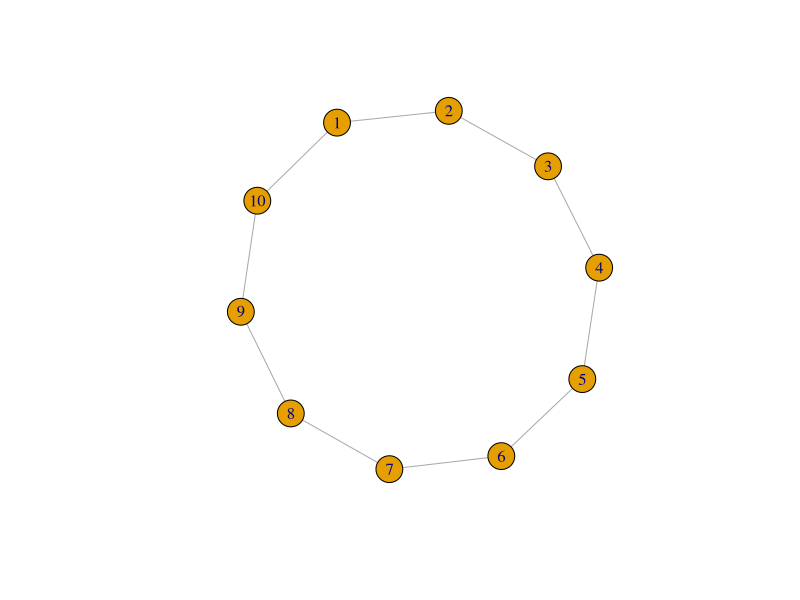
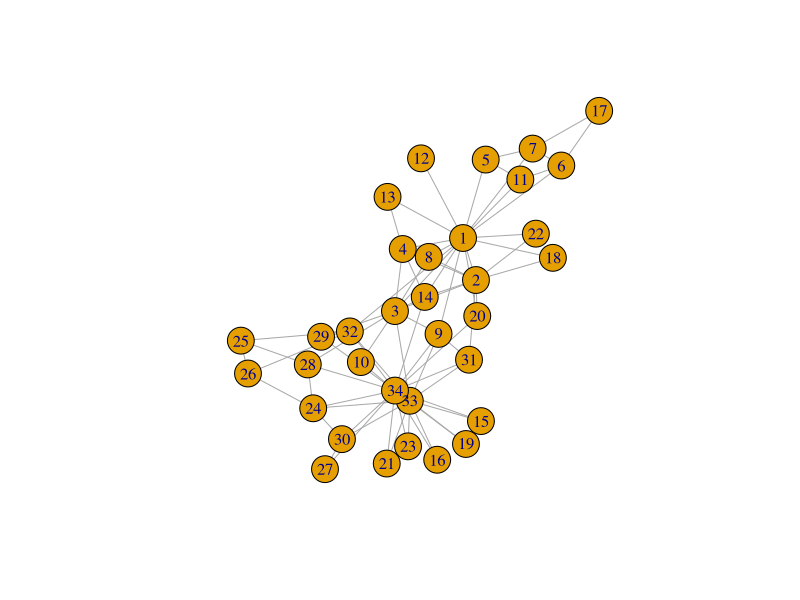
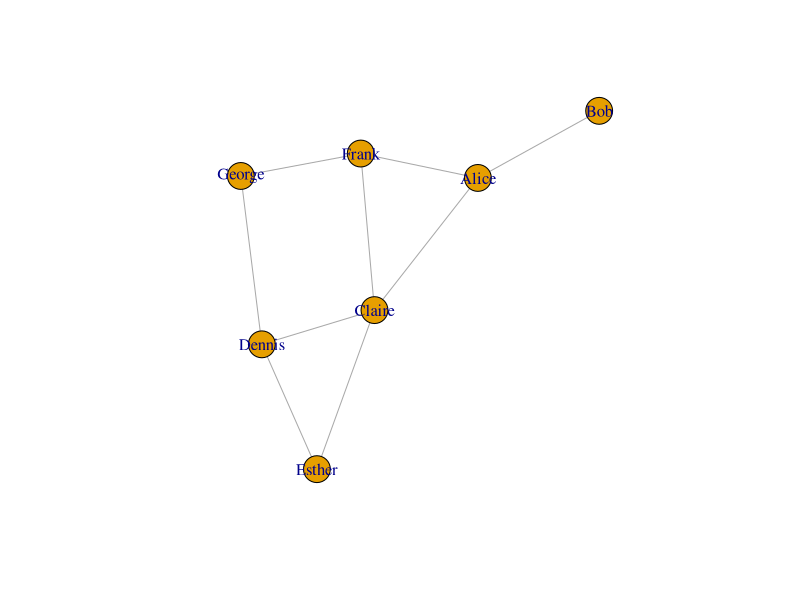

Generate these figures, in order, with R:
#!/usr/bin/env Rscript
# this script does what? Using igraph!

# note that str(ig) isn't so revealing. YOu need to use V() and E()
library(igraph)
library(Cairo)

g <- make_ring(10)

set_vertex_attr(g, "name", value = letters[1:10])

# Cairo image template
CairoPNG("igplot0.png", 800, 800)
plot(g)
dev.off()

gz <- make_graph('Zachary')
CairoPNG("igplot1.png", 800, 800)
plot(gz)
dev.off()

# this one is quite good, and is related to a canonical exmpl in graph
# theory: friendship groups (Kevin Bacon)
gn <- make_graph(~ Alice-Bob:Claire:Frank, Claire-Alice:Dennis:Frank:Esther,
                George-Dennis:Frank, Dennis-Esther)
# that syntax is sort of weird. No quotes!
# no it's no so weird. the first one means Alice .. is connected directly to Bolb, Claire and Frank
# so it's three edges.
# Alice is the source vertex
CairoPNG("igplot2.png", 800, 800)
plot(gn)
dev.off()

# So what's a bit unusual about igraph is that the function syntax
# with V() and E() actually sets attributes, and need not be stored 
V(gn)$age <- c(25, 31, 18, 23, 47, 22, 50) 
V(gn)$gender <- c("f", "m", "f", "m", "m", "f", "m")
E(gn)$is_formal <- c(FALSE, FALSE, TRUE, TRUE, TRUE, FALSE, TRUE, FALSE, FALSE)

# add_vertices(gn, 16) will add 16 connected vertices to the friend
